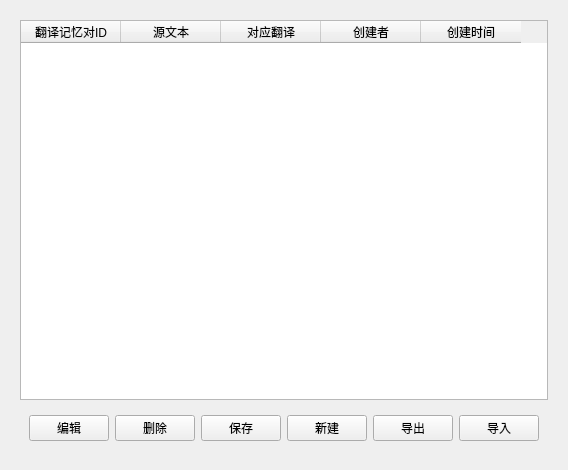
<?xml version="1.0" encoding="UTF-8"?>
<ui version="4.0">
 <class>Form</class>
 <widget class="QWidget" name="Form">
  <property name="geometry">
   <rect>
    <x>0</x>
    <y>0</y>
    <width>531</width>
    <height>470</height>
   </rect>
  </property>
  <property name="windowTitle">
   <string>Form</string>
  </property>
  <layout class="QVBoxLayout" name="verticalLayout_2">
   <item>
    <widget class="QWidget" name="widget" native="true">
     <layout class="QVBoxLayout" name="verticalLayout">
      <item>
       <widget class="QTableWidget" name="tableWidget_item">
        <property name="columnCount">
         <number>5</number>
        </property>
        <column>
         <property name="text">
          <string>翻译记忆对ID</string>
         </property>
        </column>
        <column>
         <property name="text">
          <string>源文本</string>
         </property>
        </column>
        <column>
         <property name="text">
          <string>对应翻译</string>
         </property>
        </column>
        <column>
         <property name="text">
          <string>创建者</string>
         </property>
        </column>
        <column>
         <property name="text">
          <string>创建时间</string>
         </property>
        </column>
       </widget>
      </item>
      <item>
       <widget class="QWidget" name="widget_tool" native="true">
        <layout class="QHBoxLayout" name="horizontalLayout">
         <item>
          <widget class="QPushButton" name="pushButton_edit">
           <property name="text">
            <string>编辑</string>
           </property>
          </widget>
         </item>
         <item>
          <widget class="QPushButton" name="pushButton_delete">
           <property name="text">
            <string>删除</string>
           </property>
          </widget>
         </item>
         <item>
          <widget class="QPushButton" name="pushButton_save">
           <property name="text">
            <string>保存</string>
           </property>
          </widget>
         </item>
         <item>
          <widget class="QPushButton" name="pushButton_createTerminologyitems">
           <property name="text">
            <string>新建</string>
           </property>
          </widget>
         </item>
         <item>
          <widget class="QPushButton" name="pushButton_export">
           <property name="text">
            <string>导出</string>
           </property>
          </widget>
         </item>
         <item>
          <widget class="QPushButton" name="pushButton_import">
           <property name="text">
            <string>导入</string>
           </property>
          </widget>
         </item>
        </layout>
       </widget>
      </item>
      <item>
       <layout class="QHBoxLayout" name="horizontalLayout_3"/>
      </item>
     </layout>
    </widget>
   </item>
  </layout>
 </widget>
 <resources/>
 <connections/>
</ui>
